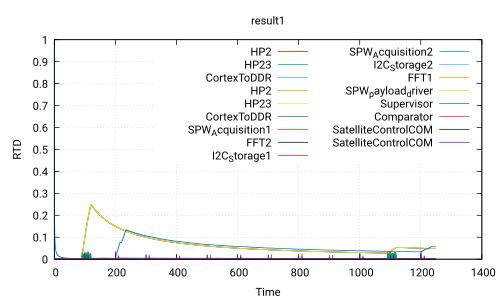

The script that saved this image:
 set title 'result1'
 set ylabel 'RTD'
 set xlabel 'Time'
 set grid
 set term pdf
 set output 'Use_case_DoubleCamera_Safety.ATIPPIC.executable220.0_0.0.pdf'
 plot 'Use_case_DoubleCamera_Safety.ATIPPIC.executable220.0_0.0.csv' using 1:2 with lines title 'HP2','Use_case_DoubleCamera_Safety.ATIPPIC.executable220.0_0.0.csv' using 1:3 with lines title 'HP23','Use_case_DoubleCamera_Safety.ATIPPIC.executable220.0_0.0.csv' using 1:4 with lines title 'CortexToDDR','Use_case_DoubleCamera_Safety.ATIPPIC.executable220.0_0.0.csv' using 1:5 with lines title 'HP2','Use_case_DoubleCamera_Safety.ATIPPIC.executable220.0_0.0.csv' using 1:6 with lines title 'HP23','Use_case_DoubleCamera_Safety.ATIPPIC.executable220.0_0.0.csv' using 1:7 with lines title 'CortexToDDR','Use_case_DoubleCamera_Safety.ATIPPIC.executable220.0_0.0.csv' using 1:8 with lines title 'SPW_Acquisition1','Use_case_DoubleCamera_Safety.ATIPPIC.executable220.0_0.0.csv' using 1:9 with lines title 'FFT2','Use_case_DoubleCamera_Safety.ATIPPIC.executable220.0_0.0.csv' using 1:10 with lines title 'I2C_Storage1','Use_case_DoubleCamera_Safety.ATIPPIC.executable220.0_0.0.csv' using 1:11 with lines title 'SPW_Acquisition2','Use_case_DoubleCamera_Safety.ATIPPIC.executable220.0_0.0.csv' using 1:12 with lines title 'I2C_Storage2','Use_case_DoubleCamera_Safety.ATIPPIC.executable220.0_0.0.csv' using 1:13 with lines title 'FFT1','Use_case_DoubleCamera_Safety.ATIPPIC.executable220.0_0.0.csv' using 1:14 with lines title 'SPW_payload_driver','Use_case_DoubleCamera_Safety.ATIPPIC.executable220.0_0.0.csv' using 1:15 with lines title 'Supervisor','Use_case_DoubleCamera_Safety.ATIPPIC.executable220.0_0.0.csv' using 1:16 with lines title 'Comparator','Use_case_DoubleCamera_Safety.ATIPPIC.executable220.0_0.0.csv' using 1:17 with lines title 'SatelliteControlCOM','Use_case_DoubleCamera_Safety.ATIPPIC.executable220.0_0.0.csv' using 1:18 with lines title 'SatelliteControlCOM'
